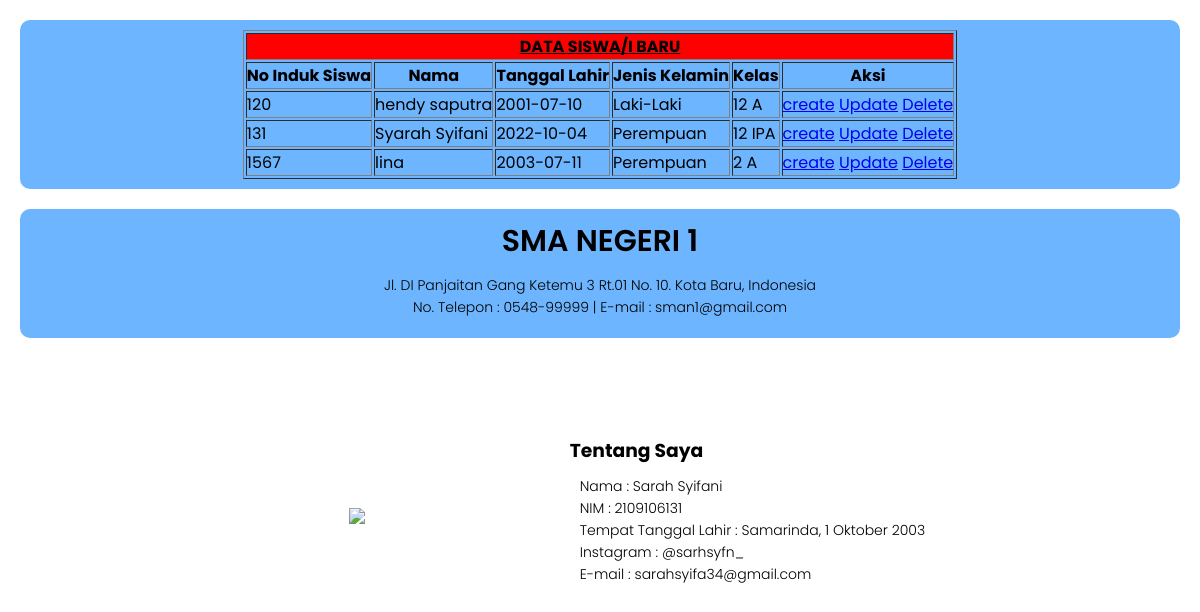
The app's page /read.php with its own data.
### tables this page shows
CREATE TABLE `students` (
  `nis` int(11) NOT NULL,
  `nama` varchar(30) NOT NULL,
  `tgl_lahir` varchar(15) NOT NULL,
  `jenis_kelamin` enum('Laki-Laki','Perempuan') NOT NULL,
  `kelas` varchar(10) NOT NULL
);

### read.php (the view, shortened to what this page needs)
<?php
   include('koneksi.php');
?>
<!DOCTYPE html>
<html lang="en">
<head>
    <link rel="stylesheet" href="style.css">
</head>
<body>
    <section class="form">
<center>
    <table border="1">
            <tr colspan="2" style="background-color: red;">
                    <td align="center" colspan="6"> <u> <b> DATA SISWA/I BARU </u></b></td>
            </tr>
            <tr>
                <th>No Induk Siswa</th>
                <th>Nama</th>
                <th>Tanggal Lahir</th>
                <th>Jenis Kelamin</th>
                <th>Kelas</th>
                <th>Aksi</th>
            </tr>
            <?php
            $read = mysqli_query($koneksi, "SELECT * FROM students");
            if(mysqli_num_rows($read) > 0){
               while($row = mysqli_fetch_array($read)){
                  ?>
                     <tr>
                        <td> <?php echo $row['nis'] ?> </td>
                        <td> <?php echo $row['nama'] ?></td>
                        <td> <?php echo $row['tgl_lahir'] ?> </td>
                        <td> <?php echo $row['jenis_kelamin'] ?> </td>
                        <td> <?php echo $row['kelas'] ?> </td>
                        <td>
                           <a href="form.php">create</a>
                           <a href="update.php?nis_posttest5=<?php echo $row['nis']; ?>" class="btn update">Update</a>
                           <a href="delete.php?nis_posttest5=<?php echo $row['nis'];?>" class="btn delete">Delete</a>
                        </td>
                     </tr>
                  <?php
               }
            }
         ?>
        </table>
</center>
    </section>
    <section class="footer">
        <h1> SMA NEGERI 1 </h1>
        <p> Jl. DI Panjaitan Gang Ketemu 3 Rt.01 No. 10. Kota Baru, Indonesia
            <br>
            No. Telepon : 0548-99999 | E-mail : sman1@gmail.com
        </p>
    </section>
    <section class="bio">
        <div class="saya">
        <img src="image/sapaya.jpg">
        <div class="teks">
        <h3> Tentang Saya </h3>
        <p>Nama : Sarah Syifani
            <br>
            NIM : 2109106131
            <br>
            Tempat Tanggal Lahir : Samarinda, 1 Oktober 2003
            <br>
            Instagram : @sarhsyfn_
            <br>
            E-mail : sarahsyifa34@gmail.com
        </p>
    </div>
</div>
    </section>
</body>
</html>

### style.css (style rules this page uses)
* { margin: 0; padding: 0; font-family: 'Poppins', sans-serif; }
.footer { background: #6eb5ff; margin: auto; text-align: center; padding: 10px 10px; margin: 20px; border-radius: 10px; }
h1 { font-size: 30px; font-weight: 600; }
p { font-size: 14px; font-weight: 300; line-height: 22px; padding: 10px; }
.bio { width: 100px; padding: 78px 0px; }
.bio img { height: auto; width: 200px; margin-left: 30%; }
.teks { width: 550px; }
.saya { width: 1130px; display: flex; align-items: center; justify-content: space-around; }
.form { background: #6eb5ff; margin: auto; justify-content: center; padding: 10px 10px; margin: 20px; border-radius: 10px; }

### records on screen
students: nis "120", nama "hendy saputra", tgl_lahir "2001-07-10", jenis_kelamin "Laki-Laki", kelas "12 A"
students: nis "131", nama "Syarah Syifani", tgl_lahir "2022-10-04", jenis_kelamin "Perempuan", kelas "12 IPA"
students: nis "1567", nama "lina", tgl_lahir "2003-07-11", jenis_kelamin "Perempuan", kelas "2 A"
